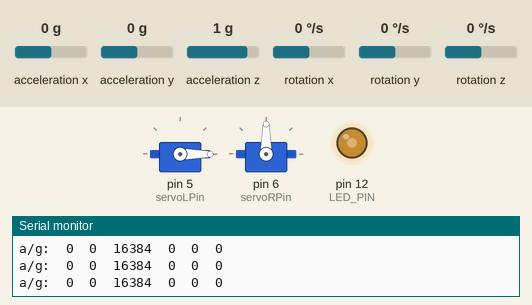
Simulated run of this sketch. Board: Arduino Uno, built with avr-gcc and run on an emulated ATmega328P. Shown: 2 × servo, output pins drawn as LEDs (lit = HIGH), the last lines printed to the serial monitor. The inputs (shaded band) are chosen by the test bench; at power-on: acceleration x 0 g, acceleration y 0 g, acceleration z 1 g, rotation x 0 °/s, rotation y 0 °/s, rotation z 0 °/s.

Above: at 1.2 s.
1.3 s: acceleration x set to -1.4 g
At 3.4 s:
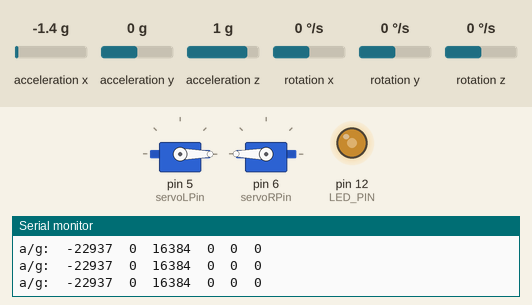
4.3 s: acceleration x set to -0.8 g
At 4.45 s:
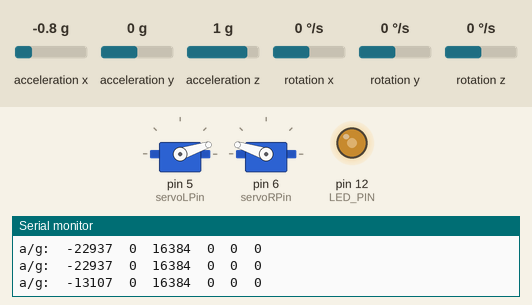
7.3 s: acceleration x set to 0.8 g
At 8.17 s:
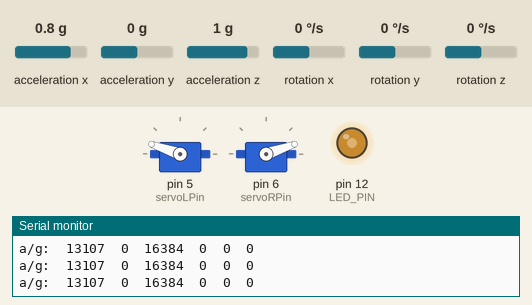
10.3 s: acceleration x set to 1.4 g
At 12.33 s:
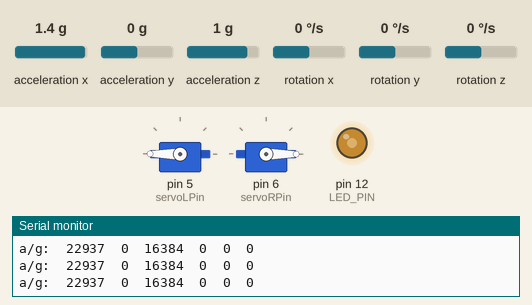
13.3 s: acceleration x set to -1.1 g
At 16.1 s:
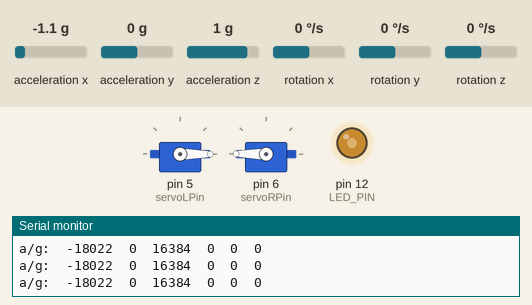
Timing chart, 0 to 17.3 s (numbered marks = the images above; inputs shaded):
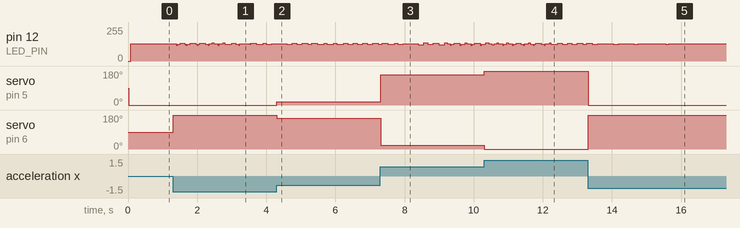

The sketch:

Accel_to_Servo_Control.ino
```cpp
#include <I2Cdev.h>
#include <MPU6050.h>
#include <Servo.h>

Servo servoL, servoR;

// Arduino Wire library is required if I2Cdev I2CDEV_ARDUINO_WIRE implementation
// is used in I2Cdev.h
#if I2CDEV_IMPLEMENTATION == I2CDEV_ARDUINO_WIRE
    #include <Wire.h>
#endif

// class default I2C address is 0x68
// specific I2C addresses may be passed as a parameter here
// AD0 low = 0x68 (default for InvenSense evaluation board)
// AD0 high = 0x69
MPU6050 accelgyro;
//MPU6050 accelgyro(0x69); // <-- use for AD0 high

int ax, ay, az;
int gx, gy, gz;

//Servo stuff
int servoLPin = 5;
int servoRPin = 6;
double servoValueL, servoValueR = 90;
int servoDelay = 15;    //Servo delay in miliseconds
int gravityValue = 16500;
int deadSpace = 200;

//Time calculations
unsigned long previousTime = 0;
unsigned long previousTimeDisp = 0;

#define OUTPUT_READABLE_ACCELGYRO

#define LED_PIN 12
bool blinkState = false;

void setup() {
    servoL.attach(servoLPin);
    servoR.attach(servoRPin);

    // join I2C bus (I2Cdev library doesn't do this automatically)
    #if I2CDEV_IMPLEMENTATION == I2CDEV_ARDUINO_WIRE
        Wire.begin();
    #elif I2CDEV_IMPLEMENTATION == I2CDEV_BUILTIN_FASTWIRE
        Fastwire::setup(400, true);
    #endif

    Serial.begin(38400);

    // initialize device
    Serial.println("Initializing I2C devices...");
    accelgyro.initialize();

    // verify connection
    Serial.println("Testing device connections...");
    Serial.println(accelgyro.testConnection() ? "MPU6050 connection successful" : "MPU6050 connection failed");

    // use the code below to change accel/gyro offset values

    Serial.println("Updating internal sensor offsets...");
    // -76  -2359 1688  0 0 0
//    Serial.print(accelgyro.getXAccelOffset()); Serial.print("\t"); // -76
//    Serial.print(accelgyro.getYAccelOffset()); Serial.print("\t"); // -2359
//    Serial.print(accelgyro.getZAccelOffset()); Serial.print("\t"); // 1688
//    Serial.print(accelgyro.getXGyroOffset()); Serial.print("\t"); // 0
//    Serial.print(accelgyro.getYGyroOffset()); Serial.print("\t"); // 0
//    Serial.print(accelgyro.getZGyroOffset()); Serial.print("\t"); // 0
//    Serial.print("\n");
//    accelgyro.setXGyroOffset(160);
//    accelgyro.setYGyroOffset(100);
//    accelgyro.setZGyroOffset(30);
    accelgyro.setXAccelOffset(-500);
    accelgyro.setYAccelOffset(-3920);
    accelgyro.setZAccelOffset(1480);
//    Serial.print(accelgyro.getXAccelOffset()); Serial.print("\t"); // -76
//    Serial.print(accelgyro.getYAccelOffset()); Serial.print("\t"); // -2359
//    Serial.print(accelgyro.getZAccelOffset()); Serial.print("\t"); // 1688
//    Serial.print(accelgyro.getXGyroOffset()); Serial.print("\t"); // 0
//    Serial.print(accelgyro.getYGyroOffset()); Serial.print("\t"); // 0
//    Serial.print(accelgyro.getZGyroOffset()); Serial.print("\t"); // 0
//    Serial.print("\n");

    // configure Arduino LED for
    pinMode(LED_PIN, OUTPUT);
}

void loop() {

    unsigned long currentTime = millis();
    // read raw accel/gyro measurements from device
    accelgyro.getMotion6(&ax, &ay, &az, &gx, &gy, &gz);

    // these methods (and a few others) are also available
    //accelgyro.getAcceleration(&ax, &ay, &az);
    //accelgyro.getRotation(&gx, &gy, &gz);


   if(currentTime - previousTimeDisp > 150)
   {
    #ifdef OUTPUT_READABLE_ACCELGYRO
        // display tab-separated accel/gyro x/y/z values
        Serial.print("a/g:\t");
        Serial.print(ax); Serial.print("\t");
        Serial.print(ay); Serial.print("\t");
        Serial.print(az); Serial.print("\t");
        Serial.print(gx); Serial.print("\t");
        Serial.print(gy); Serial.print("\t");
        Serial.println(gz);
    #endif
    previousTimeDisp = currentTime;
   }

    // blink LED to indicate activity
    blinkState = !blinkState;
    digitalWrite(LED_PIN, blinkState);

    /*
     * SERVO STUFFFF
     */
     //servoValueL = map(gy,-32768,32767,0,180);
     //servoValueR = map(servoValueL,0,180,180,0);
     if(ax > deadSpace || ax < -1*deadSpace)
     {
     servoValueL = map(ax,-1*gravityValue, gravityValue, 0, 180);
     servoValueR = map(servoValueL, 0, 180, 180, 0);
     }

     if(currentTime - previousTime >= servoDelay)
     {
        servoL.write(servoValueL);
        servoR.write(servoValueR);
        previousTime = currentTime;
     }

}
```

Measured:
- after the input at 4.3 s, servo on pin 5 (servoLPin): 0° → 18° at once; servo on pin 6 (servoRPin): 180° → 162° at once
- after the input at 7.3 s, servo on pin 5 (servoLPin): 18° → 161° at once; servo on pin 6 (servoRPin): 162° → 19° at once
- after the input at 10.3 s, servo on pin 5 (servoLPin): 161° → 180° at once; servo on pin 6 (servoRPin): 19° → 0° at once
- after the input at 13.3 s, servo on pin 5 (servoLPin): 180° → 0° at once; servo on pin 6 (servoRPin): 0° → 180° at once
